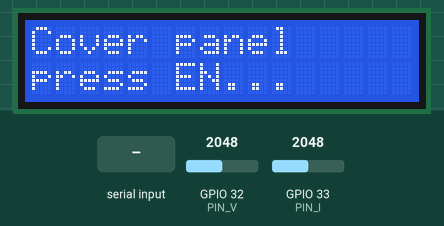
A sketch run on a simulated ESP32. Parts: 16×2 character LCD. The test bench sets the inputs (shaded band); at power-on: GPIO 32 (PIN_V) = 2048, GPIO 33 (PIN_I) = 2048 (analog values on the 0–4095 scale). What the sketch prints to the serial monitor is not drawn.

Above: at 1.7 s.
1.8 s: "1" received over Serial
At 3.0 s:
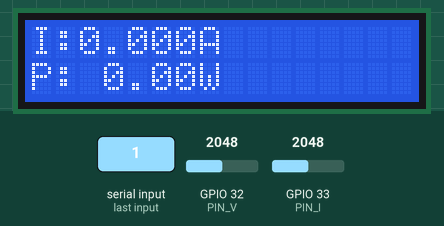
3.3 s: GPIO 32 (PIN_V) set to 3845
4.8 s: GPIO 32 (PIN_V) set to 3975
At 6.2 s:
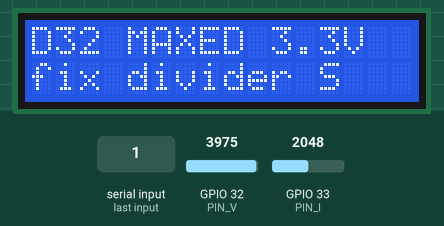
6.5 s: GPIO 33 (PIN_I) set to 3867
8.0 s: GPIO 33 (PIN_I) set to 3936
10.2 s: GPIO 32 (PIN_V) set to 3603
At 10.9 s:
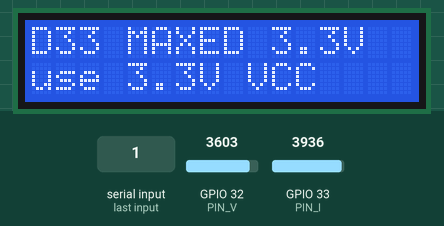
Timing chart, 0 to 12.8 s (numbered marks = the images above; inputs shaded):
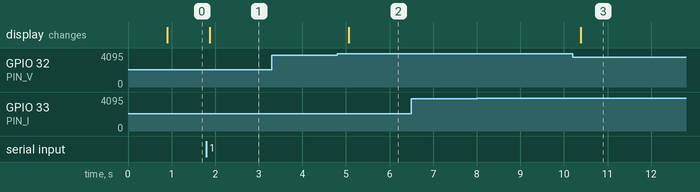

The sketch:

Solar_Simple_D33.ino
```cpp
/*
 * Solar_Simple_D33 — read D33 (ACS712 OUT) + D32 (divider S)
 *
 * ACS712 VCC -> ESP32 3.3V (NOT VIN)
 * At 0A, OUT should be ~1.65V on meter. If ~2.5V, still on 5V.
 */

#include <Wire.h>
#include <LiquidCrystal_I2C.h>

#define PIN_I   33
#define PIN_V   32
#define I2C_SDA 21
#define I2C_SCL 22
#define LCD_ADDR 0x27

#define ACS712_MV_PER_A  185.0f   // 5A module

LiquidCrystal_I2C lcd(LCD_ADDR, 16, 2);
float zeroI = 1.65f;   // updated at boot if sane

float adcV(int pin) {
  return analogRead(pin) * (3.3f / 4095.0f);
}

void lcd16(int row, const char* s) {
  char b[17];
  snprintf(b, sizeof(b), "%-16s", s);
  lcd.setCursor(0, row);
  lcd.print(b);
}

void setup() {
  Serial.begin(115200);
  delay(800);
  analogReadResolution(12);
  analogSetAttenuation(ADC_11db);

  Wire.begin(I2C_SDA, I2C_SCL);
  lcd.init();
  lcd.backlight();

  lcd16(0, "Cover panel");
  lcd16(1, "press EN...");
  Serial.println("=== Cover panel (0A), press EN ===");
  while (!Serial.available()) delay(50);
  while (Serial.available()) Serial.read();

  zeroI = adcV(PIN_I);
  Serial.print("Zero OUT on D33 = ");
  Serial.println(zeroI, 3);
  if (zeroI > 2.2f) {
    Serial.println("WARNING: >2.2V -> ACS712 likely still on 5V (VIN). Move VCC to 3.3V.");
  }
}

void loop() {
  float ri = adcV(PIN_I);
  float rv = adcV(PIN_V);
  bool satI = ri >= 3.15f;
  bool satV = rv >= 3.15f;

  float amps = 0;
  if (!satI) {
    amps = (ri - zeroI) / (ACS712_MV_PER_A / 1000.0f);
    if (amps < 0) amps = 0;
  }

  // Only trust voltage if D32 not pegged (tune VOLT_MULT with multimeter later)
  float volts = satV ? 0.0f : rv * 5.0f;
  float watts = volts * amps;

  char l1[17], l2[17];
  if (satV) {
    snprintf(l1, sizeof(l1), "D32 MAXED 3.3V");
    snprintf(l2, sizeof(l2), "fix divider S");
  } else if (satI) {
    snprintf(l1, sizeof(l1), "D33 MAXED 3.3V");
    snprintf(l2, sizeof(l2), "use 3.3V VCC");
  } else {
    snprintf(l1, sizeof(l1), "I:%5.3fA", amps);
    snprintf(l2, sizeof(l2), "P:%5.2fW", watts);
  }

  lcd16(0, l1);
  lcd16(1, l2);

  Serial.print("D33=");
  Serial.print(ri, 3);
  Serial.print(" z=");
  Serial.print(zeroI, 3);
  Serial.print(" D32=");
  Serial.print(rv, 3);
  if (satV) Serial.print(" [FIX D32]");
  if (satI) Serial.print(" [FIX D33]");
  Serial.print(" I=");
  Serial.print(amps, 3);
  Serial.print(" (expect ~0.02-0.2 for LED)");
  Serial.println();

  delay(500);
}
```

Measured:
- the behaviour switches between 3908 and 3909 on GPIO 32 (PIN_V) (found by bisection; images 1 and 2)
- after the input at 1.8 s, the display: changes after 0.08 s (image 1)
- after the input at 3.3 s, every drawn part: stays the same
- after the input at 4.8 s, the display: changes after 0.27 s (image 2)
- after the input at 6.5 s, every drawn part: stays the same
- after the input at 8.0 s, every drawn part: stays the same
- after the input at 10.2 s, the display: changes after 0.19 s (image 3)
